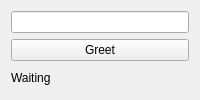
<?xml version="1.0" encoding="UTF-8"?>
<!-- this_file: examples/fixtures/uiloader/form.ui -->
<!-- SPDX-License-Identifier: Apache-2.0 -->
<ui version="4.0">
 <class>GreetingForm</class>
 <widget class="QWidget" name="GreetingForm">
  <property name="windowTitle">
   <string>Greeting</string>
  </property>
  <layout class="QVBoxLayout" name="layout">
   <item>
    <widget class="QLineEdit" name="nameEdit"/>
   </item>
   <item>
    <widget class="QPushButton" name="okButton">
     <property name="text">
      <string>Greet</string>
     </property>
    </widget>
   </item>
   <item>
    <widget class="QLabel" name="statusLabel">
     <property name="text">
      <string>Waiting</string>
     </property>
    </widget>
   </item>
  </layout>
 </widget>
</ui>
